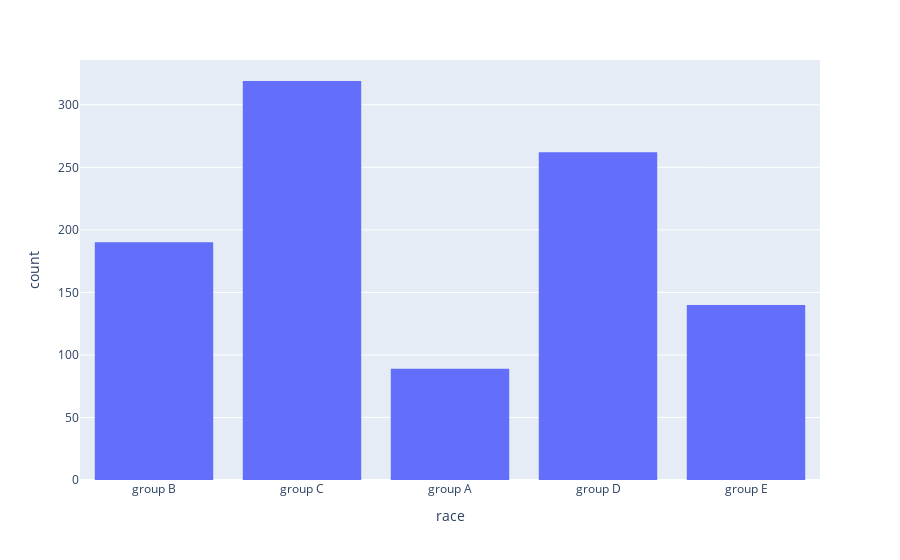

Notebook code for this chart:
### Markdown cell above
# Data Analysis

### Code cell
import plotly.express as px
fig = px.histogram(df,x='race')
fig.show()

### Figure 1 — Plotly figure (JSON) as saved in the notebook; plotly's stock layout.template omitted (floating-point values rounded to 4 significant figures; data arrays with more than 128 entries replaced by an {"elided": "..."} marker saying what was removed)
{"data": [{"alignmentgroup": "True", "bingroup": "x", "hovertemplate": "race=%{x}<br>count=%{y}<extra></extra>", "legendgroup": "", "marker": {"color": "#636efa"}, "name": "", "offsetgroup": "", "orientation": "v", "showlegend": false, "type": "histogram", "x": {"elided": "1000 str values"}, "xaxis": "x", "yaxis": "y"}], "layout": {"barmode": "relative", "legend": {"tracegroupgap": 0}, "margin": {"t": 60}, "xaxis": {"anchor": "y", "domain": [0, 1], "title": {"text": "race"}}, "yaxis": {"anchor": "x", "domain": [0, 1], "title": {"text": "count"}}}}
